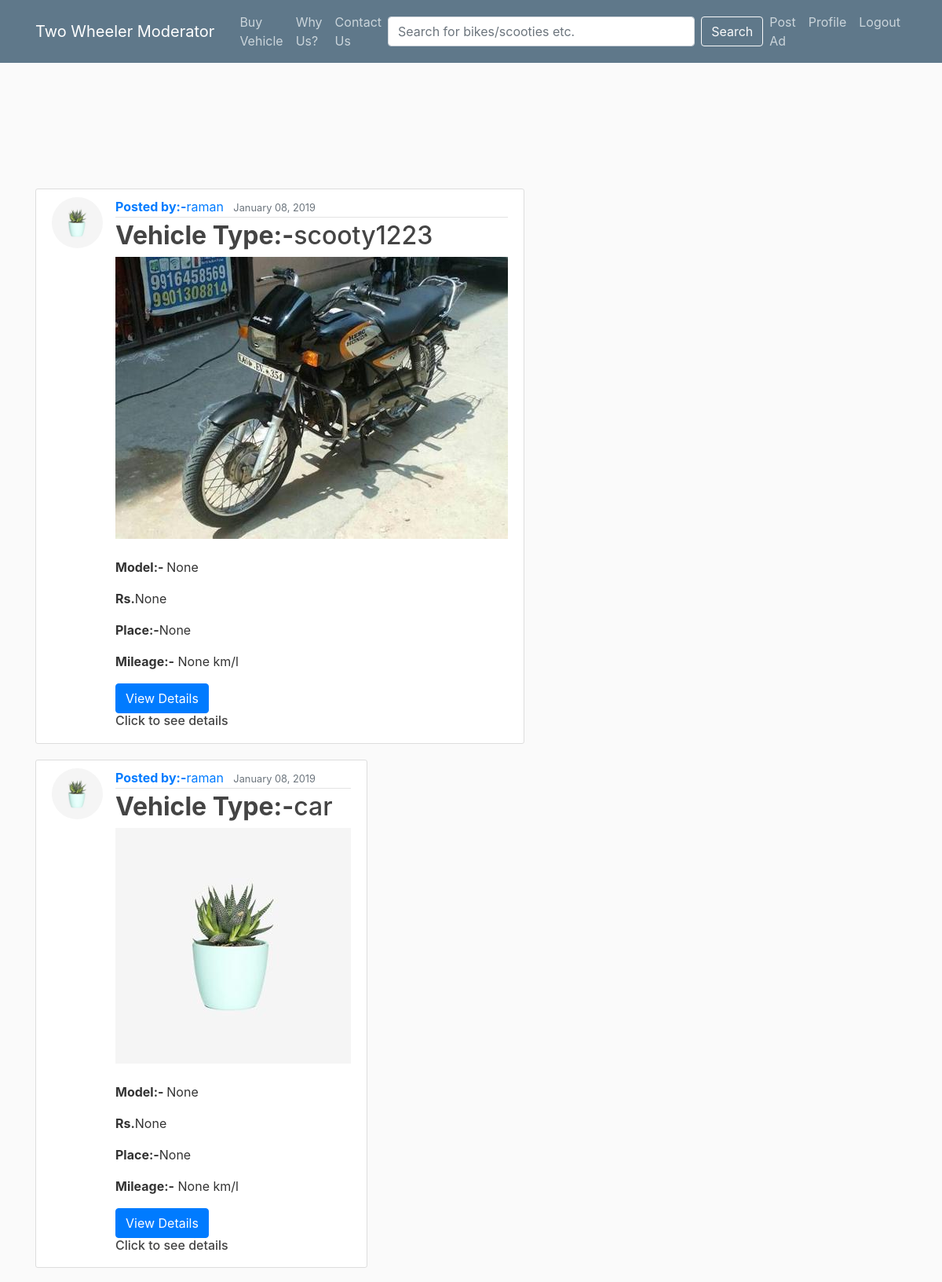
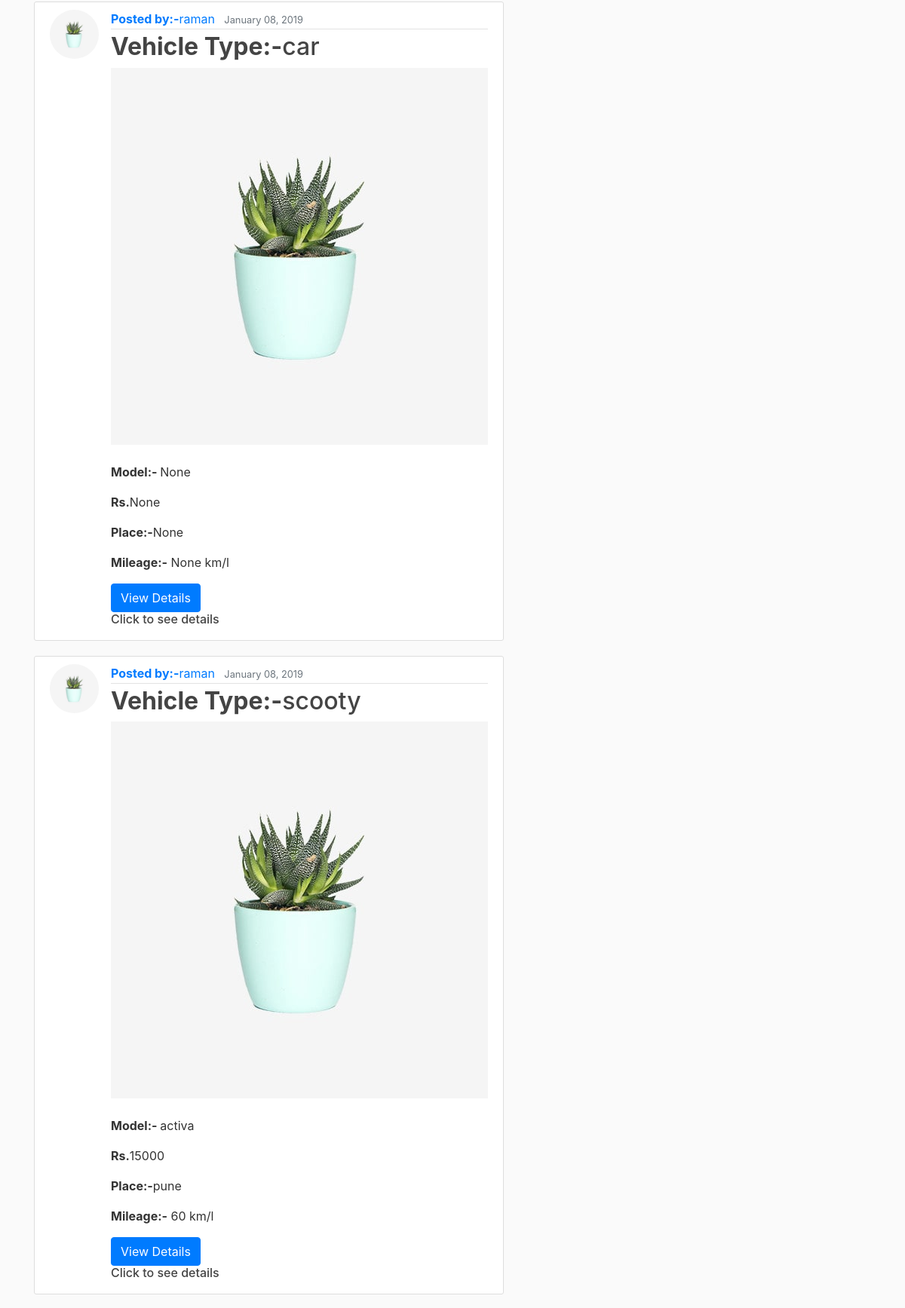
Screenshot of / (signed in, upper part) with the database file from the repository (2 pictures, top to bottom).
### blog/models.py (models this page shows, shortened)
class Post(models.Model):
	vehicle_type = models.CharField(max_length=100)
	manufacturer = models.CharField(null=True, blank=True,max_length=100)
	model = models.CharField(null=True, blank=True, max_length=100)
	year_of_purchase = models.CharField(null=True, blank=True, max_length=4)
	place = models.CharField(null=True, blank=True, max_length=100)
	distance_travelled = models.CharField(null=True, blank=True, max_length=100)
	price = models.CharField(null=True, blank=True, max_length=100)
	mileage = models.CharField(null=True, blank=True, max_length=100)
	image = models.ImageField(default='default.jpg', upload_to='media')
	content = models.TextField()
	date_posted = models.DateTimeField(default=timezone.now)
	author = models.ForeignKey(User, on_delete=models.CASCADE)

### users/models.py (models this page shows, shortened)
class Profile(models.Model):
    user = models.OneToOneField(User, on_delete=models.CASCADE)
    image = models.ImageField(default='default.jpg', upload_to='profile_pics')

### blog/views.py (the view)
# urls.py: path('', PostListView.as_view(), name='blog-home'),
class PostListView(ListView):
    model = Post
    template_name = 'blog/home.html'  # <app>/<model>_<viewtype>.html
    context_object_name = 'posts'
    ordering = ['-date_posted']
    paginate_by = 5

### blog/templates/blog/home.html (shortened to what this page needs)
{% extends "blog/base.html" %}
{% block content %}
<form class="form-inline my-2 my-lg-0">
    {% for post in posts %}
        <article class="media content-section">
          <img class="rounded-circle article-img" src="{{ post.author.profile.image.url }}">
          <div class="media-body">
            <div class="article-metadata">
              <a class="mr-2" href="{% url 'user-posts' post.author.username %}"><b>Posted by:-</b>{{ post.author }}</a>
              <small class="text-muted">{{ post.date_posted|date:"F d, Y" }}</small>
            </div>
              {% if user.is_authenticated %}
            <h2><a class="article-title" href="{% url 'post-detail' post.id %}"><b>Vehicle Type:-</b>{{ post.vehicle_type }}</a></h2>
              {% else %}
              <h2><p><a class="article-title" href="#"><b>Rs.-</b>{{ post.price }}</a></h2></p>
              {% endif %}
            <div class="thumbnail">
              {% if post.image %}
               <img src='{{ post.image.url }}' class=' img-responsive' />
               {% endif %}
             </div><br>
             <p class="article-content"><b>Model:- </b>{{ post.model }}</p>
             <p class="article-content"><b>Rs.</b>{{ post.price }}</p>
              <p class="article-content"><b>Place:-</b>{{ post.place }}</p>
              <p class="article-content"><b>Mileage:-</b> {{ post.mileage }} km/l</p>
<button type="button" class="btn btn-primary" data-toggle="modal" data-target="#exampleModalCenter">
  View Details
</button>
  {% if user.is_authenticated %}
  <h6><a class="article-title" href="{% url 'post-detail' post.id %}">Click to see details</a></h6>
          {% endif %}
        </article>
    {% endfor %}
{% endblock content %}

### blog/static/blog/main.css (style rules this page uses)
body { background: #fafafa; color: #333333; margin-top: 15rem; }
h1, h2, h3, h4, h5, h6 { color: #444444; }
.content-section { background: #ffffff; padding: 10px 20px; border: 1px solid #dddddd; border-radius: 3px; margin-bottom: 20px; }
.article-title { color: #444444; }
.article-content { white-space: pre-line; }
.article-img { height: 65px; width: 65px; margin-right: 16px; }
.article-metadata { padding-bottom: 1px; margin-bottom: 4px; border-bottom: 1px solid #e3e3e3 }

### rows the page displays
Post: author.profile.image (picture), author "raman", date_posted "January 08, 2019", vehicle_type "scooty1223", image (picture), model "None", price "None", place "None", mileage "None"
Post: author.profile.image (picture), author "raman", date_posted "January 08, 2019", vehicle_type "car", image (picture), model "None", price "None", place "None", mileage "None"
Post: author.profile.image (picture), author "raman", date_posted "January 08, 2019", vehicle_type "car", image (picture), model "None", price "None", place "None", mileage "None"
Post: author.profile.image (picture), author "raman", date_posted "January 08, 2019", vehicle_type "scooty", image (picture), model "activa", price "15000", place "pune", mileage "60"
